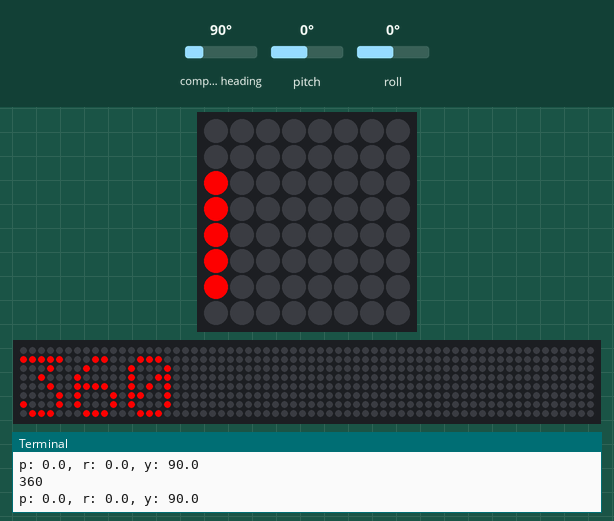
This program was run on a simulated Raspberry Pi (BCM pin numbers) with a Sense HAT. On the bench: the Sense HAT's 8×8 RGB LED matrix, a strip that is not on the board, showing the scrolling text unrolled, the last lines printed to the terminal. The test bench sets the inputs (shaded band); at power-on: pitch 0°, compass heading 90°, roll 0°. The 64×8 strip is a reading aid, not a part: it shows the text the matrix is scrolling, unrolled, one strip-width of it at a time; the Sense HAT reports a negative pitch or roll as 360° plus the angle.

Above: at 2.9 s.
3.0 s: pitch set to -45°
At 3.66 s:
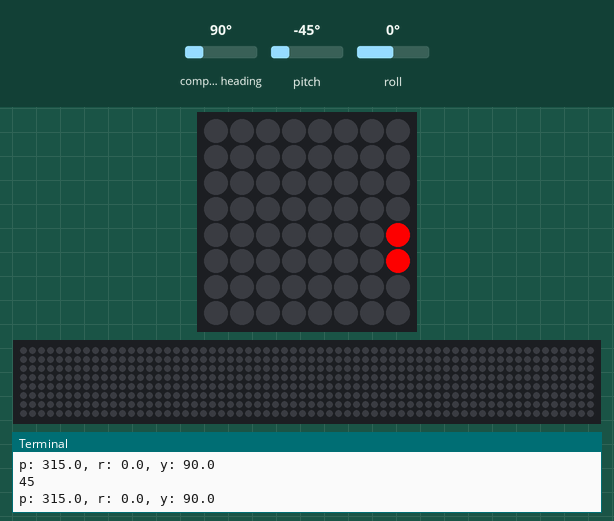
5.3 s: pitch set to 45°
At 5.9 s:
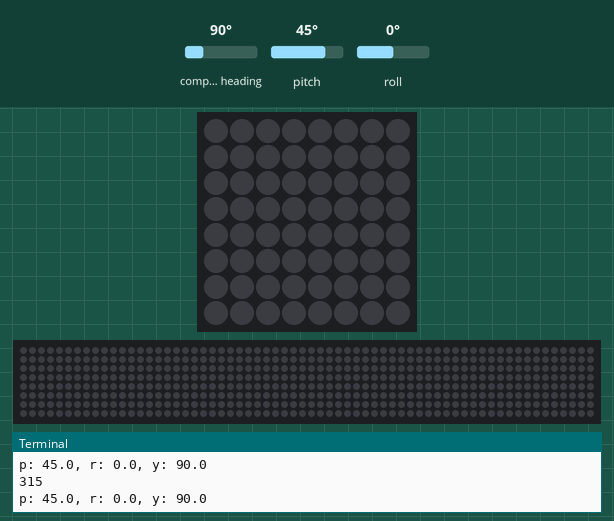
At 8.32 s:
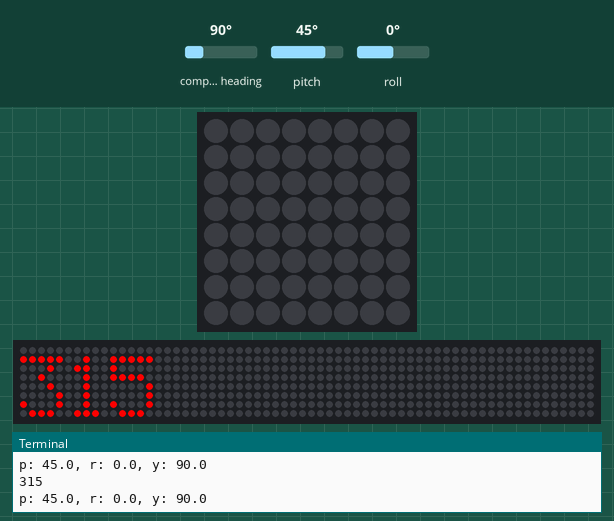

Measured:
- what the display in image 2 shows lasts 0.6 s, from 5.5 s to 6.1 s

The program:

tilt-hat.py
```python
from sense_hat import SenseHat
import time
import os
import sys
from datetime import datetime

sense = SenseHat()
sense.rotation = 270


count = 0

while True:
	orientation = sense.get_orientation_degrees()
	pitch = orientation['pitch']
	pitch = 360 - int(pitch)
	print pitch
	print("p: {pitch}, r: {roll}, y: {yaw}".format(**orientation))
	pitchnow = str(pitch)
	count = count + 1
	if count ==100:
		count = 0
		sense.show_message(pitchnow, text_colour=(255,0,0))
```
